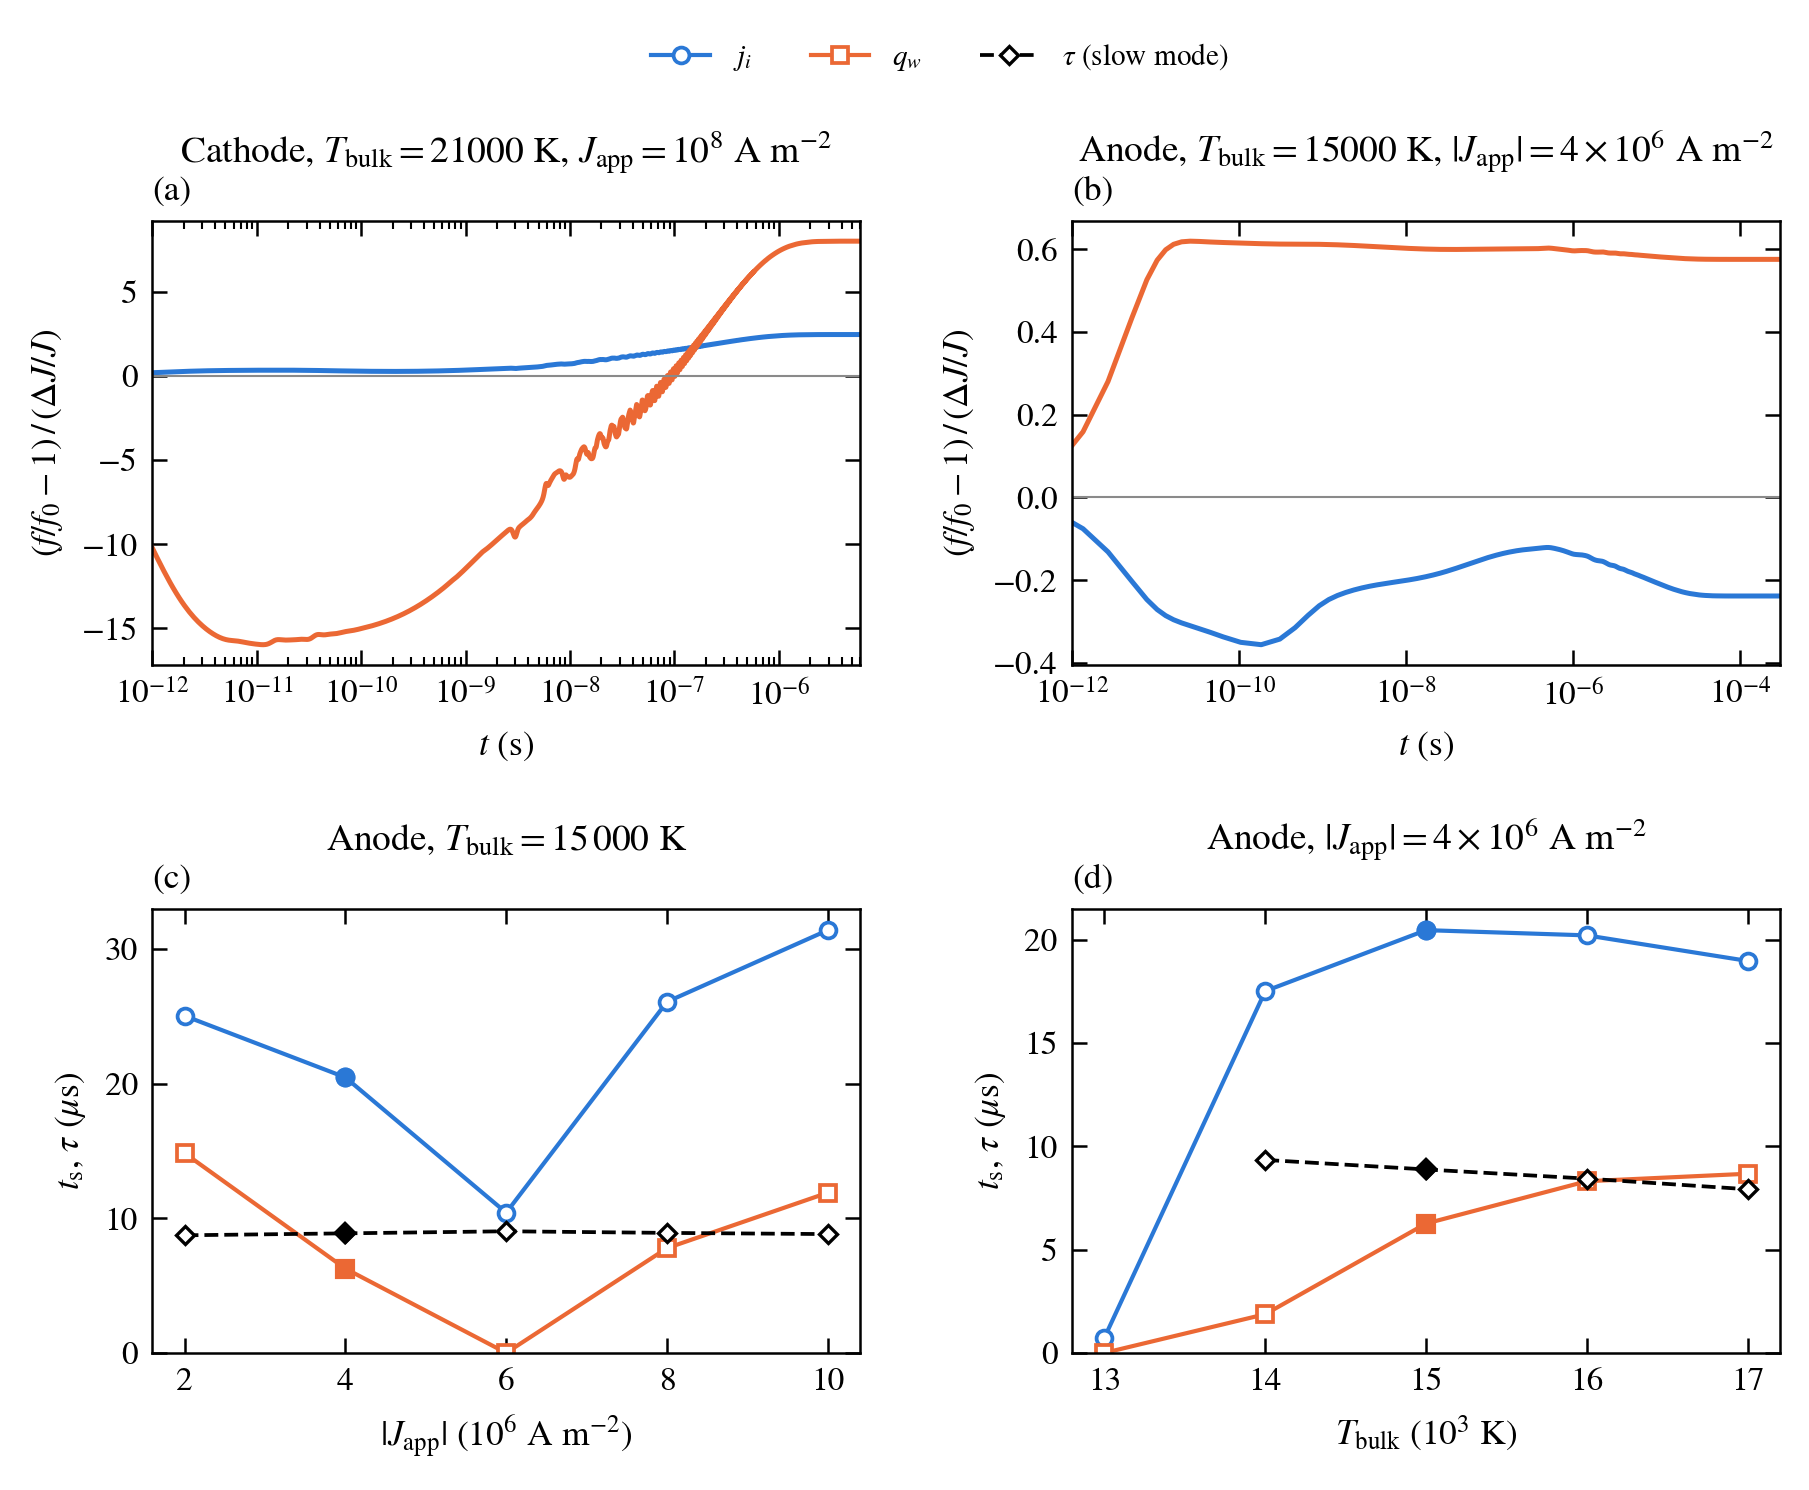

Write Python code to recreate this figure.
"""
Results-section relaxation times: the response of the electrode quantities to a +2 % step of the
applied current density, for the cathode case of table tab:base and for the anode case and the anode
sweep (sec:res-anode-sweep).

    python base_timescales.py [-o outdir]

Runs: PlasmeX runs/Tedge1000R_timescales (17 Oct 2026; launch.sh and pipeline.sh there), the
runs/base_timescales procedure on the runs/Tedge1000 states, anode at R = 3.5 mm (anode_T15000_J4e6_L0.5mm_R3.5mm
and anode_sweep_R3.5mm; its cathode/ links to the record in runs/Tedge1000_timescales, the no-loss anode set). Each steady state is first re-converged with
T_wall held at its applied value (steady/), then |J_app| is raised by 2 % and the ion current density
j_i and the heat flux q_w through the electrode surface are logged every time step (hist.txt). Records:
    cathode  e1e-4  the inertia of the heavy-gas momentum equation x 1e-4 (axial acoustics removed;
                    same steady state)
    anode    e1     physical sound speed (the acoustics play no part at the anode)
Measures, per quantity f (j_i, q_w):
    response  (f/f_0 - 1)/0.02: the change in units of the applied relative step
    t_s       the time after which f stays within 1 % of the applied step of its final value, i.e.
              |f - f_inf| < 2e-4 |f_0| (f_inf = mean of the record's last 5 %). The 1 % of a quantity's
              OWN change (t_99 before 17 Oct) is ill-defined here: the net change of the anode j_i is
              -0.5 .. +0.7 % and changes sign within the current sweep.
    tau       the slow exponential mode, f = f_inf + A exp(-t/tau) least-squares fitted to the signed
              record over the window FIT (anode 5-150 us, cathode 0.3-4 us); left out where |A| is
              below 1 % of the step (t_s's tolerance) or 10x the fit residual (anode 13 kK: |A| = 2e-5).

Writes base_timescales.{pdf,png}:
    (a) cathode response, (b) anode response, (c) anode t_s and tau against |J_app| at 15 kK,
    (d) against T_bulk at 4e6
and base_timescales.csv (one row per case), and prints the numbers quoted in the text
(base_timescales_report.txt).
"""
import argparse
import csv
import glob
import os
import re
import sys

import numpy as np
from scipy.optimize import curve_fit
import matplotlib
matplotlib.use("Agg")
import matplotlib.pyplot as plt
from matplotlib.lines import Line2D

from base_case import HERE, C_E, C_I, rc, sci_tex, style

TS = os.path.join(os.environ.get("PLASMEX_ROOT", os.path.expanduser("~/work/PlasmeX")), "runs",
                  "Tedge1000R_timescales")
sys.path.insert(0, TS)
import analyse  # noqa: E402

STEP = 0.02
BASE = {"cathode": (21000.0, 1e8), "anode": (15000.0, 4e6)}
REF = {"cathode": "C_J1e8", "anode": "A15_J4e6"}
REC = {"cathode": "e1e-4", "anode": "e1"}
FIT = {"cathode": (3e-7, 4e-6), "anode": (5e-6, 1.5e-4)}
OBS = (("J_i", "JI_wallface", r"$j_i$", C_E, "o"), ("q_wall", "q_wall", r"$q_w$", C_I, "s"))
GREY = "#8a8a8a"


def settle(t, q):
    n = max(5, int(0.05 * q.size))
    qe = q[-n:].mean()
    y = np.abs(q - qe) / abs(q[0])
    env = np.maximum.accumulate(y[::-1])[::-1]
    k = np.flatnonzero(env < 0.01 * STEP)
    return (t[k[0]] if k.size else np.nan), qe


def slow_mode(t, q, win):
    m = (t > win[0]) & (t < win[1])
    y = q / q[0] - 1
    f = lambda tt, yi, A, tau: yi + A * np.exp(-tt / tau)  # noqa: E731
    p, _ = curve_fit(f, t[m], y[m], p0=(y[-1], y[m][0] - y[-1], 0.3 * win[1]), maxfev=20000)
    res = np.std(y[m] - f(t[m], *p))
    # a slow mode smaller than t_s's tolerance (1 % of the step) is not reported
    return (p[2] if abs(p[1]) > max(10 * res, 0.01 * STEP) else np.nan), p[1]


def rows():
    out = []
    for el in ("cathode", "anode"):
        for cd in sorted(glob.glob(os.path.join(TS, el, "*"))):
            rec = os.path.join(cd, REC[el])
            if not os.path.exists(os.path.join(rec, "hist.txt")):
                continue
            how = open(os.path.join(cd, "steady", "HOW_STARTED.txt")).read()
            T = float(re.search(r"prob\.arc_Te=(\S+)", how).group(1))
            J = abs(float(re.search(r"prob\.arc_Japp=(\S+)", how).group(1)))
            done = "finalized" in open(os.path.join(rec, "run.log")).read()
            h = analyse.load(rec)
            r = dict(electrode=el, case=os.path.basename(cd), T_arc=T, J=J, rec=REC[el], done=done, t_end=h["t"][-1])
            for k, col, *_ in OBS:
                q = h[col]
                ts, qe = settle(h["t"], q)
                tau, A = slow_mode(h["t"], q, FIT[el])
                r.update({f"{k}_net": qe / q[0] - 1, f"{k}_ts": ts, f"{k}_tau": tau, f"{k}_A": A})
            out.append(r)
    return out


def response(ax, el):
    h = analyse.load(os.path.join(TS, el, REF[el], REC[el]))
    t = h["t"][1:]
    for _, col, olab, c, _ in OBS:
        q = h[col]
        ax.plot(t, (q[1:] / q[0] - 1) / STEP, "-", color=c, lw=1.2, label=olab)
    ax.set_xscale("log")
    ax.set_xlim(1e-12, t[-1])
    ax.axhline(0, color=GREY, lw=0.5)
    ax.set_xlabel(r"$t$ (s)")
    ax.set_ylabel(r"$(f/f_0-1)\,/\,(\Delta J/J)$")


def sweep(rs, var):
    Tb, Jb = BASE["anode"]
    held = {"J": Jb, "T_arc": Tb}
    sel = [r for r in rs if r["electrode"] == "anode"
           and all(abs(r[k] / v - 1) < 1e-3 for k, v in held.items() if k != var)]
    return sorted(sel, key=lambda r: r[var])


def ts_panel(ax, rs, var, scale, xlab):
    sel = sweep(rs, var)
    x = np.array([r[var] for r in sel]) / scale
    base = np.array([r["case"] == REF["anode"] for r in sel])
    for k, _, olab, c, mk in OBS:
        y = np.array([r[f"{k}_ts"] for r in sel]) * 1e6
        ax.plot(x, y, "-", color=c, lw=1.0)
        ax.plot(x, y, mk, ms=3.8, mfc="white", mec=c, mew=0.9)
        ax.plot(x[base], y[base], mk, ms=3.8, color=c)
    tau = np.array([r["J_i_tau"] for r in sel]) * 1e6
    ax.plot(x, tau, "--", color="k", lw=0.9)
    ax.plot(x, tau, "D", ms=3.0, mfc="white", mec="k", mew=0.8)
    ax.plot(x[base], tau[base], "D", ms=3.0, color="k")
    ax.set_ylim(bottom=0)
    ax.set_xlabel(xlab)
    ax.set_ylabel(r"$t_{\rm s}$, $\tau$ ($\mu$s)")


def main(argv=None):
    ap = argparse.ArgumentParser(description=__doc__.split("\n\n")[0])
    ap.add_argument("-o", "--outdir", default=HERE)
    a = ap.parse_args(argv)
    rs = rows()
    keys = list(rs[0])
    with open(os.path.join(a.outdir, "base_timescales.csv"), "w", newline="") as f:
        w = csv.writer(f); w.writerow(keys)
        for r in rs:
            w.writerow([f"{r[k]:.5g}" if isinstance(r[k], float) else r[k] for k in keys])
    rc()
    fig, axs = plt.subplots(2, 2, figsize=(7.0, 4.9), gridspec_kw=dict(hspace=0.55, wspace=0.3))
    for c, el in enumerate(("cathode", "anode")):
        response(axs[0, c], el)
        Tb, Jb = BASE[el]
        axs[0, c].set_title(f"{el.capitalize()}, $T_{{\\rm bulk}}={Tb:.0f}$ K, "
                            + (f"$J_{{\\rm app}}={sci_tex(Jb)}$ A m$^{{-2}}$" if el == "cathode"
                               else f"$|J_{{\\rm app}}|={sci_tex(Jb)}$ A m$^{{-2}}$"),
                            fontsize=9, pad=14)
    ts_panel(axs[1, 0], rs, "J", 1e6, r"$|J_{\rm app}|$ (10$^6$ A m$^{-2}$)")
    ts_panel(axs[1, 1], rs, "T_arc", 1e3, r"$T_{\rm bulk}$ (10$^3$ K)")
    axs[1, 0].set_title(r"Anode, $T_{\rm bulk}=15\,000$ K", fontsize=9, pad=14)
    axs[1, 1].set_title(r"Anode, $|J_{\rm app}|=4\times10^{6}$ A m$^{-2}$", fontsize=9, pad=14)
    for i, ax in enumerate(axs.flat):
        style(ax, xlog=False)
        ax.text(0.0, 1.03, f"({'abcd'[i]})", transform=ax.transAxes, ha="left", va="bottom", fontsize=8.5)
    h = [Line2D([], [], color=c, marker=mk, ms=3.8, mfc="white", mec=c, mew=0.9, lw=1.0, label=olab)
         for _, _, olab, c, mk in OBS]
    h.append(Line2D([], [], color="k", ls="--", marker="D", ms=3.0, mfc="white", mew=0.8, lw=0.9,
                    label=r"$\tau$ (slow mode)"))
    fig.legend(handles=h, loc="upper center", ncol=3, frameon=False, bbox_to_anchor=(0.5, 1.02))
    # numbers quoted in the text
    for r in rs:
        print(f"{r['electrode']:7s} {r['case']:12s} T {r['T_arc']:.0f} J {r['J']:.3g} {'' if r['done'] else 'PARTIAL '}"
              f"t_end {r['t_end'] * 1e6:.1f} us | " + "  ".join(
                  f"{k}: net {r[k + '_net'] * 100:+.3f}% t_s {r[k + '_ts'] * 1e6:.2f} us tau {r[k + '_tau'] * 1e6:.3f} us "
                  f"A {r[k + '_A'] * 100:+.4f}%" for k, *_ in OBS))
    for el in ("cathode", "anode"):
        h = analyse.load(os.path.join(TS, el, REF[el], REC[el]))
        for k, col, *_ in OBS:
            q = h[col]
            print(f"{el:7s} base {k:6s} (f/f0-1)/step " + " ".join(
                f"{tt:.0e}:{np.interp(tt, h['t'], (q / q[0] - 1) / STEP):+.3f}"
                for tt in (1e-11, 1e-10, 1e-9, 1e-8, 1e-7, 1e-6, 3e-6, 1e-5, 3e-5, 1e-4)))
    for ext in ("pdf", "png"):
        fig.savefig(os.path.join(a.outdir, f"base_timescales.{ext}"), bbox_inches="tight", dpi=300)
    plt.close(fig)
    print(f"wrote base_timescales (.pdf/.png) and base_timescales.csv in {a.outdir}")


if __name__ == "__main__":
    main()
